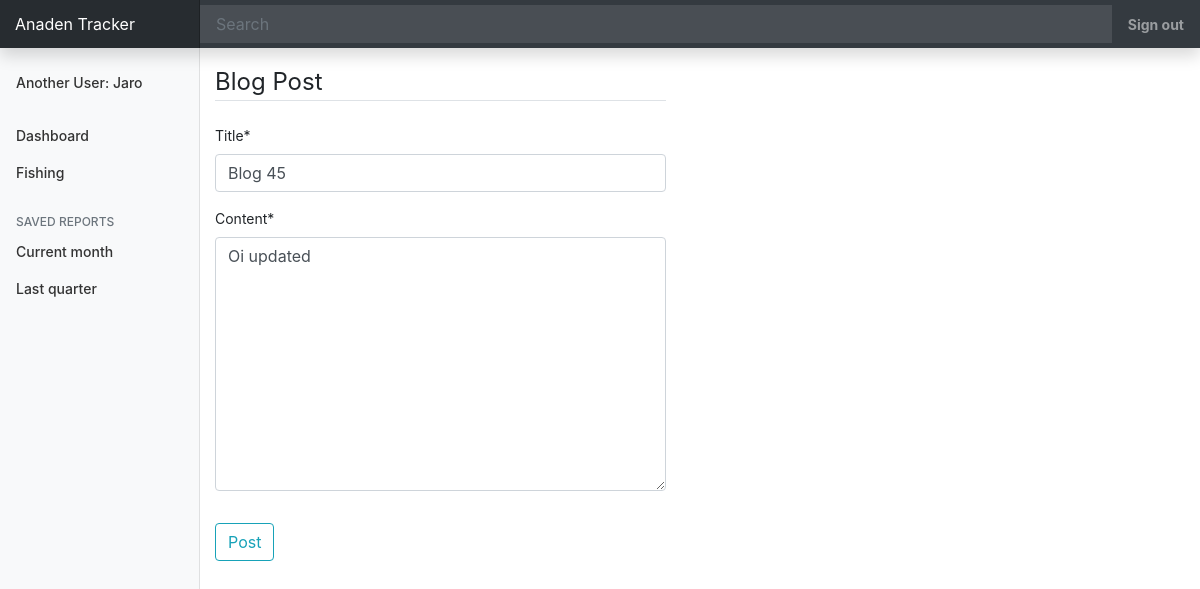
Page /blog/4/update/ (signed in) on the earlier database version.
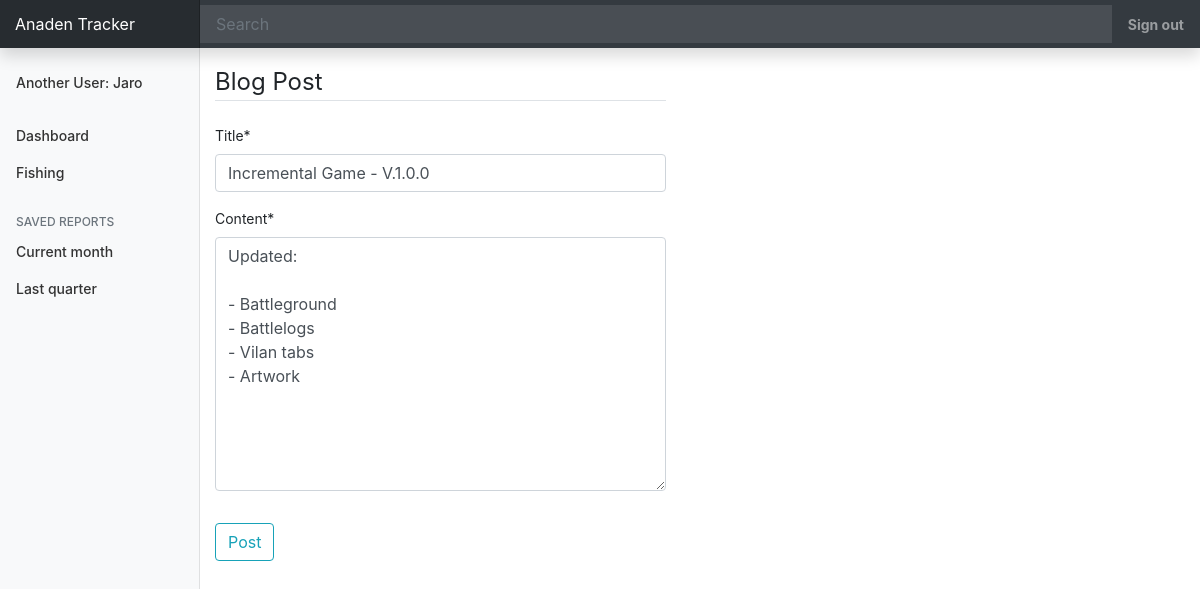
Same page on the later database version.
### blog/models.py (models this page shows, shortened)
class Post(models.Model):
    title = models.CharField(max_length=100)
    content = models.TextField()
    date_posted = models.DateTimeField(default=timezone.now)
    author = models.ForeignKey(User, on_delete=models.CASCADE)

### blog/views.py (the view, shortened to what this page needs)
# urls.py: path('blog/<int:pk>/update/', PostUpdateView.as_view(), name='post-update'),
class PostUpdateView(LoginRequiredMixin, UserPassesTestMixin, UpdateView):
    model = Post
    fields = ['title', 'content']
    def test_func(self):
        post = self.get_object()
        if self.request.user == post.author:
            return True
        return False

### blog/templates/blog/post_form.html (shortened to what this page needs)
{% extends "blog/base.html" %}
{% load crispy_forms_tags %}
{% block content %}
    <div class="content-section">
          <form class="" action="" method="POST">
                <fieldset class="form-group">
                      <legend class="border-bottom mb-4">Blog Post</legend>
                      {{ form|crispy }}
                </fieldset>
                <div class="form-group">
                      <button class="btn btn-outline-info" type="submit">Post</button>
                </div>
          </form>
    </div>
{% endblock content %}

Differences in the rows shown:
changed Post: title "Blog 45" → "Incremental Game - V.1.0.0"; content "Oi updated" → "Updated: - Battleground - Battlelogs - Vilan tabs - Artwork"
